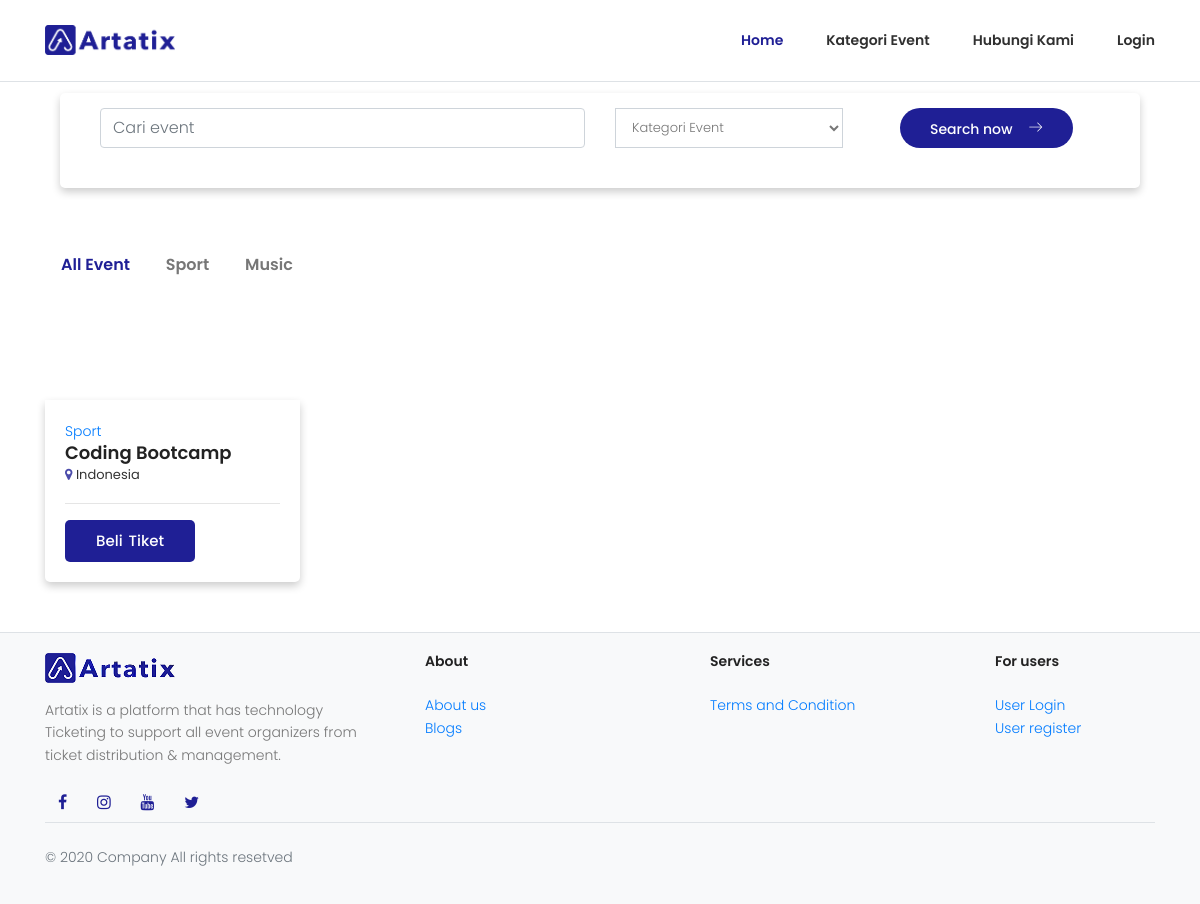
The page / on the database its author committed.
### tables this page shows
CREATE TABLE IF NOT EXISTS `tbl_ticket` (
  `tkt_id` varchar(20) NOT NULL,
  `event_id` varchar(20) NOT NULL,
  `tkt_category` varchar(30) NOT NULL,
  `tkt_stock` int(15) NOT NULL,
  `tkt_price` double(15,0) NOT NULL DEFAULT '0',
  `tkt_date_start` varchar(15) NOT NULL,
  `tkt_date_finish` varchar(15) NOT NULL,
  `tkt_desc` text NOT NULL,
  `tkt_status` int(11) NOT NULL,
  `tkt_fee` int(11) NOT NULL,
  PRIMARY KEY (`tkt_id`),
  KEY `fk_event_id` (`event_id`),
  CONSTRAINT `fk_event_id` FOREIGN KEY (`event_id`) REFERENCES `tbl_event` (`event_id`)
);

CREATE TABLE IF NOT EXISTS `tbl_event` (
  `event_id` varchar(20) NOT NULL,
  `event_name` varchar(50) NOT NULL,
  `event_category` varchar(50) NOT NULL,
  `event_picture` varchar(50) NOT NULL,
  `event_description` text NOT NULL,
  `event_location` text NOT NULL,
  `event_date_start` varchar(15) NOT NULL,
  `event_date_finish` varchar(15) NOT NULL,
  `event_time_start` time NOT NULL,
  `event_time_finish` time NOT NULL,
  `event_status` varchar(20) NOT NULL,
  `event_sk` text NOT NULL,
  `event_jenis` varchar(20) NOT NULL,
  `link` varchar(30) DEFAULT NULL,
  `user_id` varchar(20) NOT NULL,
  PRIMARY KEY (`event_id`),
  KEY `fk_user` (`user_id`),
  CONSTRAINT `fk_user` FOREIGN KEY (`user_id`) REFERENCES `tbl_user` (`user_id`)
);

### index.php (the view, shortened to what this page needs)
<!DOCTYPE html>
<html lang="zxx" class="no-js">
<head>
    <?php
    include "bundle_css_enduser.php";
    ?>
</head>
<body>
    <header class="default-header border-bottom">
        <div class="main-menu">
            <div class="container">
                <div class="row align-items-center justify-content-between d-flex">
                    <div id="logo">
                        <div class="container">
                            <a href="index.php"><img src="img/logo/Artatix2.png" width="130" height="30" alt="" title="" /></a>
                        </div>
                    </div>
                    <nav id="nav-menu-container">
                        <ul class="nav-menu">
                            <li class="menu-active"><a href="index.php">Home</a></li>
                            <li><a href="page_kategori.php">Kategori Event</a></li>
                            <li><a href="page_contact.php">Hubungi Kami</a></li>
                            <?php
                                if(isset($_SESSION['user_level'])){
                                    $id_u = $_SESSION['user_id'];
                                    $queryName = mysqli_query($konek, "SELECT user_email FROM tbl_user WHERE user_id='$id_u'");
                                    $name = mysqli_fetch_object($queryName);
                                    if($_SESSION['user_level'] === 'admin'){
                                        echo '<li><a href="role_admin/index.php">'.$name->user_email.'</a></li>';
                                    } elseif($_SESSION['user_level'] === 'member') {
                                        echo '<li><a href="role_member/index.php">'.$name->user_email.'</a></li>';
                                    } else {
                                        echo '<li><a href="page_login.php">Login</a></li>';
                                    }
                                } else {
                                    echo '<li><a href="page_login.php">Login</a></li>';
                                }
                            ?>
                        </ul>
                    </nav>
                </div>
            </div>
        </div>
    </header><br>
    <div class="white-space-20"></div>
    <section class="home-banner-area relative" id="home">
        <div class="white-space-10"></div>
        <div class="container">
            <div class="banner-content col-lg-12 col-md-12">
                <div class="search-field">
                    <form class="search-form" action="get">
                        <div class="row">
                            <div class="col-lg-6 col-md-6 col-xs-6">
                                <input type="text" class="form-control" id="name" name="name" placeholder="Cari event ">
                            </div>
                            <div class="col-lg-3 col-md-6 col-xs-6">
                                <select name="location" class="app-select form-control" required>
                                    <option data-display="Category">Kategori Event</option>
                                </select>
                            </div>
                            <div class="col-lg-3 col-md-6 col-xs-6">
                                <button class="primary-btn btn-square">Search now<span class="lnr lnr-arrow-right"></span></button>
                            </div>
                        </div>
                    </form>
                </div>
            </div>
        </div>
    </section>
    <section class="property-area section-gap relative " id="property">
        <div class="container">
            <div class="tabset">
                <label for="tab1">All Event</label>
                <label for="tab2">Sport</label>
                <label for="tab3">Music</label>
                <div class="tab-panels">
                    <section id="marzen" class="tab-panel">
                        <div class="row">
                            <?php $result = mysqli_query($konek, "SELECT*FROM tbl_event INNER JOIN tbl_ticket ON tbl_ticket.event_id=tbl_event.event_id where event_jenis='1' AND tkt_status=1");
                            $norepeat = [];
                            while ($ambilevent = mysqli_fetch_array($result)) {
                                $now = DateTime::createFromFormat(('Y-m-d'),date('Y-m-d'),new DateTimeZone('UTC'));
                                if(strtotime($ambilevent['tkt_date_finish']) > $now->getTimestamp() && !in_array($ambilevent['event_id'],$norepeat)){
                                    array_push($norepeat,$ambilevent['event_id']);
                                ?>
                            <div class="col-lg-3">
                                <a href="page_event_detail.php?id=<?php echo $ambilevent['event_id']; ?>">
                                    <div class="card-image">
                                    </div>
                                    <div class="single-property">
                                        <span class="card-content-span"><?php echo $ambilevent['event_category']; ?></span>
                                        <h4 class="card-content-h4"><?php echo $ambilevent['event_name']; ?></h4>
                                        <p class="card-content-p-location"><i class="fa fa-map-marker" aria-hidden="true"></i>&nbsp;<?php echo $ambilevent['event_location']; ?></p>
                                        <hr>
                                        <div class="card-content-more_event">
                                            <a href="page_event_detail.php?id=<?php echo $ambilevent['event_id']; ?>" class="genric-btn btn-sm primary circle">
                                                Beli Tiket
                                            </a>
                                        </div>
                                    </div>
                                </a>
                            </div>
                        <?php }} ?>
                    </section>
                </div>
            </div>
        </div>
    </section>
    <?php
    include "footer.php";
    ?>
</body>
</html>

### rows shown on the page
tbl_ticket: event.event_category "Sport", event.event_name "Coding Bootcamp", event.event_location "Indonesia"
